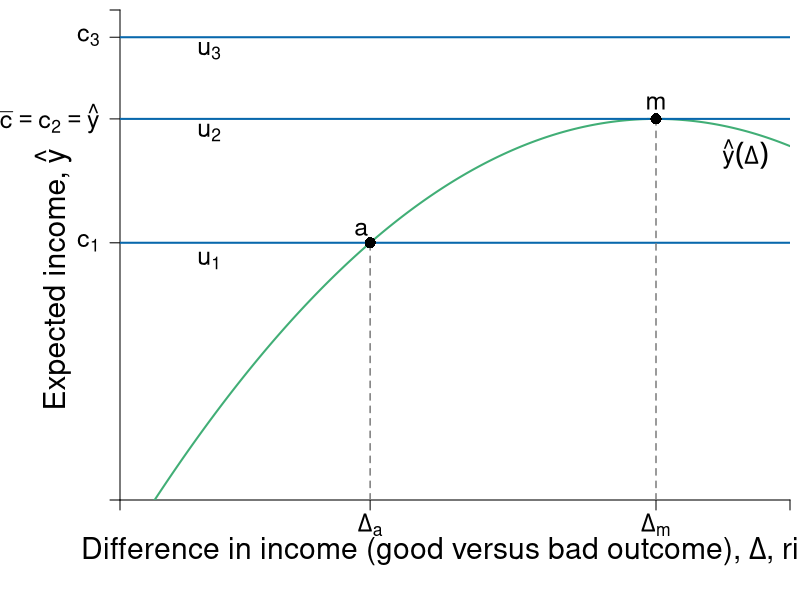

Write the R code that produced this figure.
require(ggplot2)
require(shape)
pdf(file = "risk/risk_return_neutral.pdf", width = 9, height = 7)

# Set parameters for graphics
axislabelsize <- 1.8
labelsize <- 1.5
namesize <- 1.8
annotatesize <- 1.5
graphlinewidth <- 2
segmentlinewidth <- 1.5

COL <- c("#7fc97f", "#beaed4", "#fdc086", "#ffff99", "#386cb0", "#f0027f", "#bf5b17", "#666666")
COLA <- c("#e0f3db", "#99d8c9","#66c2a4","#41ae76", "#238b45", "#005824")
COLB <- c("#c6dbef", "#4eb3d3", "#2b8cbe", "#0868ac","#084081")
COLC <- c("#fcfbfd", "#efedf5", "#dadaeb", "#bcbddc", "#9e9ac8", "#807dba", "#6a51a3", "#54278f", "#3f007d")
grays <- gray.colors(25, start = 1, end = 0, alpha = 1)

a <- c(2, 4, 6)
par(mar =  c(5, 6, 0.5, 0.5))
xlims <- c(0, 15)
ylims <- c(0, 18)

riskreturn <- function(g, int1 = 14, int2 = 4, coeff = 1/3){
  int1 - (int2 - (coeff)*g)^2
}

uA <- function(y, g, slope = 0.5){
  y+ y*g  - slope*g^2
}

indiffA <- function(g, intercept = 3, slope = 0.125){
  intercept  + slope*g^2
}


#Plot command 
plot(0, 0, xlim = xlims, ylim = ylims, 
     type = "n",
     xlab = expression(paste("")),
     ylab = expression(paste("")), 
     axes = FALSE,
     # xlab = expression(paste("Bob's Payoff, ", u^B)),
     # ylab = expression(paste("Alfredo's Payoff, ", u^A)),
     #xaxt = "n", 
     #yaxt = "n", 
     cex.lab = axislabelsize, 
     bty = "n", 
     xaxs = "i", 
     yaxs = "i"
)

ticksy <- c(0,  riskreturn(g = 5.6), riskreturn(g = 12), 17, ylims[2])
ylabels <- c(NA, expression(paste(c[1])), expression(paste(bar(c) == c[2],phantom() == hat(y))), expression(paste(c[3])), NA)
ticksx <- c(0, 5.6, 12, xlims[2])
xlabels <- c(NA, expression(paste(Delta[a])), expression(paste(Delta[m])), NA)

axis(1, at = ticksx, pos = 0, labels = xlabels, cex.axis = labelsize)
axis(2, at = ticksy, pos = 0, labels = ylabels, las = 1, cex.axis = labelsize)
mtext(expression(paste("Difference in income (good versus bad outcome), ", Delta, ", risk")), side = 1, line = 2.5, cex = axislabelsize)
text(xlims[1] - 1.5, ylims[2] - 0.55*(ylims[2] - ylims[1]), expression(paste("Expected income, ", hat(y))), xpd = TRUE, cex = axislabelsize, srt = 90) 


npts <- 500 
xx1 <- seq(xlims[1], xlims[2], length.out = npts)
lines(xx1, riskreturn(xx1), col = COLA[4], lwd = graphlinewidth, lty = 1)

#Add points a, b, c and c
#segments(5.6, 0, 5.6, riskreturn(g = 5.6), lty = 2, col = COLB[4], lwd = segmentlinewidth)
segments(0, riskreturn(g = 5.6), xlims[2], riskreturn(g = 5.6), lty = 1, col = COLB[4], lwd = graphlinewidth)
segments(0, riskreturn(g = 12) , xlims[2], riskreturn(g = 12) , lty = 1, col = COLB[4], lwd = graphlinewidth)
segments(0, 17, xlims[2], 17, lty = 1, col = COLB[4], lwd = graphlinewidth)

segments(5.6, 0, 5.6, riskreturn(g = 5.6), lty = 2, col = grays[20], lwd = segmentlinewidth)

segments(12, 0, 12, riskreturn(g = 12) , lty = 2, col = grays[20], lwd = segmentlinewidth)


#Label risk return schedule
text(14, 12.7, expression(paste(hat(y)(Delta))), cex = labelsize)


#Label value functions
text(2, 8.8, expression(u[1]), cex = labelsize)
text(2, 13.5, expression(u[2]), cex = labelsize)
text(2, 16.5, expression(u[3]), cex = labelsize)


points(5.6, riskreturn(g = 5.6), pch = 16, col = "black", cex = 1.5)
text(5.6 - 0.2, riskreturn(g = 5.6) + 0.5, expression(paste(a)), cex = labelsize)


points(12, riskreturn(g = 12) , pch = 16, col = "black", cex = 1.5)
text(12, riskreturn(g = 12) + 0.6, expression(paste(m)), cex = labelsize)


dev.off()
